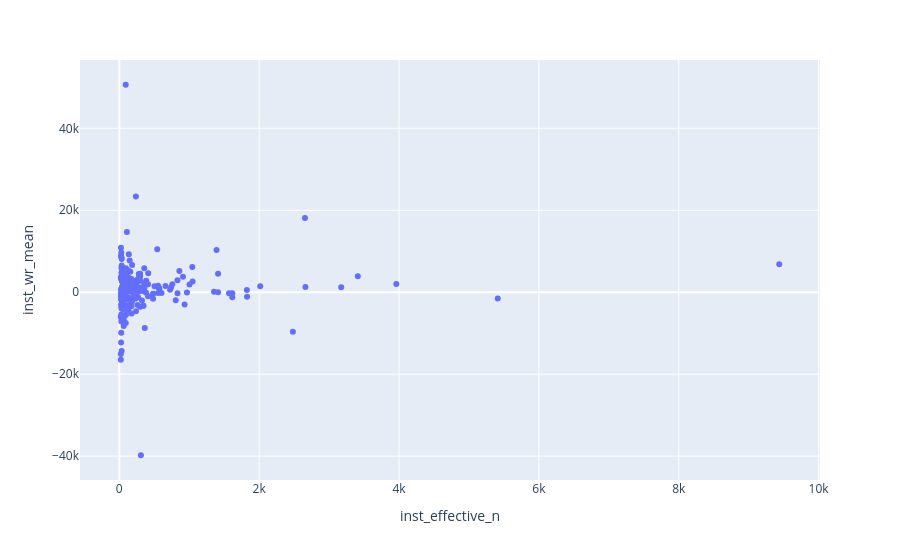

The cell this chart's notebook holds for it:
### Code cell
import plotly.express as px

school_df = residual_df[[
    "unit_id",
    "inst_wr_mean",
    "inst_n",
    "inst_effective_n"
]].drop_duplicates()

px.scatter(school_df, x="inst_effective_n",y="inst_wr_mean")

### Figure 1 — Plotly figure (JSON) as saved in the notebook; plotly's stock layout.template omitted (floating-point values rounded to 4 significant figures; data arrays with more than 128 entries replaced by an {"elided": "..."} marker saying what was removed)
{"data": [{"hovertemplate": "inst_effective_n=%{x}<br>inst_wr_mean=%{y}<extra></extra>", "legendgroup": "", "marker": {"color": "#636efa", "symbol": "circle"}, "mode": "markers", "name": "", "orientation": "v", "showlegend": false, "type": "scatter", "x": {"elided": "237 float values"}, "xaxis": "x", "y": {"elided": "237 float values"}, "yaxis": "y"}], "layout": {"legend": {"tracegroupgap": 0}, "margin": {"t": 60}, "xaxis": {"anchor": "y", "domain": [0, 1], "title": {"text": "inst_effective_n"}}, "yaxis": {"anchor": "x", "domain": [0, 1], "title": {"text": "inst_wr_mean"}}}}
